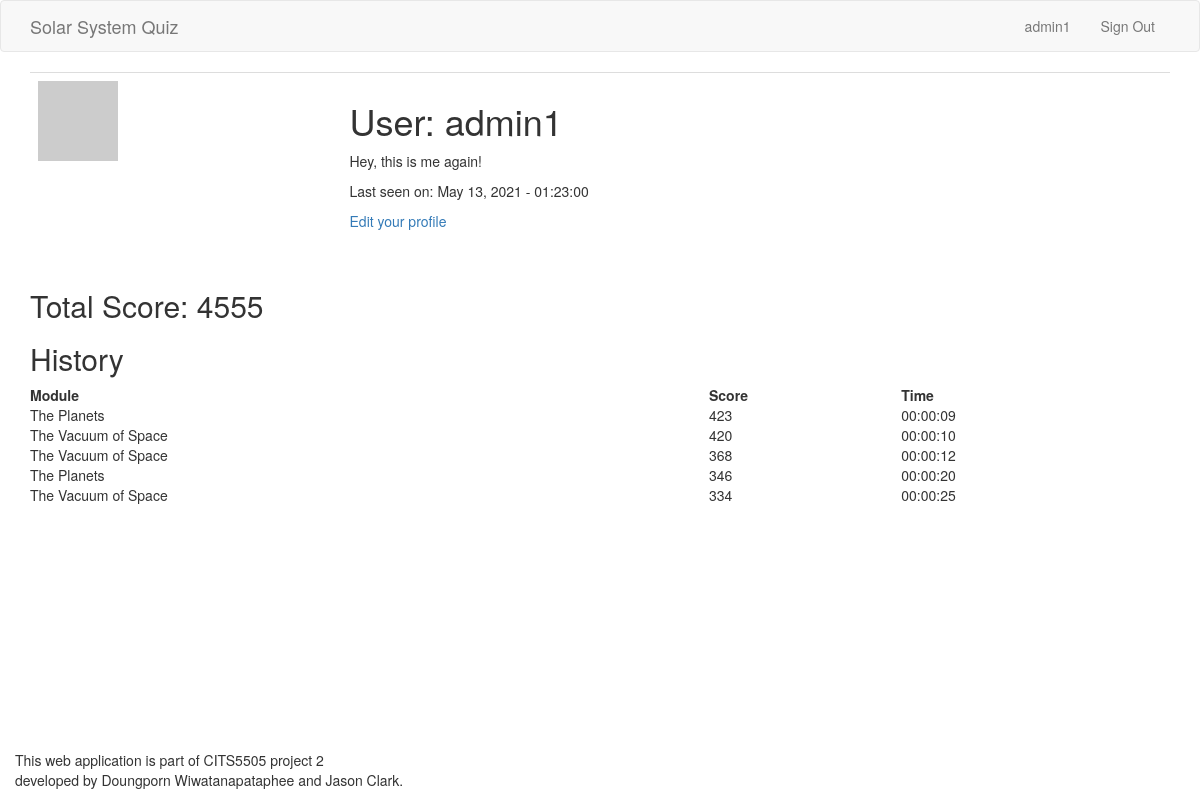
/user/admin1 (signed in), run on the app's committed database.
### app/models.py (models this page shows, shortened)
class User(UserMixin, db.Model):
    __tablename__ = 'user_table'
    id = db.Column(db.Integer, primary_key=True)
    username = db.Column(db.String(64), index=True, unique=True)
    user_type = db.Column(db.String(64))
    email = db.Column(db.String(120), index=True, unique=True)
    password_hash = db.Column(db.String(128))
    posts = db.relationship('Post', backref='author', lazy='dynamic')
    about_me = db.Column(db.String(140))
    last_seen = db.Column(db.DateTime, default=datetime.utcnow)
    score_child = db.relationship("Score", backref = 'user_parent')
    def avatar(self, size):
      digest = md5(self.email.lower().encode('utf-8')).hexdigest()
      return 'https://www.gravatar.com/avatar/{}?d=identicon&s={}'.format(digest, size)

class Score(db.Model):
    __tablename__ = 'score'
    id = db.Column(db.Integer, primary_key = True)
    user_id = db.Column(db.Integer, db.ForeignKey('user_table.id'))
    questionset_id = db.Column(db.Integer, db.ForeignKey('questionset.id'))
    score = db.Column(db.Integer)
    time_taken = db.Column(db.Time)

class QuestionSet(db.Model):
    __tablename__ = 'questionset'
    id = db.Column(db.Integer, primary_key = True)
    name = db.Column(db.String(64))
    number_of_questions = db.Column(db.Integer)
    child = db.relationship("CurrentQuestion")
    score_child = db.relationship('Score', backref= 'questionset_parent')

### app/routes.py (the view)
@app.route('/user/<username>', methods = ['GET','POST'])
def user_profile(username):
    user = User.query.filter_by(username=username).first_or_404()
    score_dict = [] # initialise module score dictionary
    total = 0       # initialise total score as zero
    user_scores = Score.query.filter_by(user_id=current_user.id).all()
    for score in user_scores:
        score_dict.append({'module': score.questionset_id}) # append scores for each learning module
        total += score.score    # add total score
        scoreSorted = Score.query.filter_by(user_id=current_user.id).order_by(Score.score.desc()).all()
    return render_template('user_profile.html', user=user, score=total, scoreSorted = scoreSorted)

### app/models.py (called while the page is built)
@login.user_loader
def load_user(id):
    return User.query.get(int(id))

### app/routes.py (called while the page is built)
@app.before_request
def before_request():
    from_zone = tz.tzutc()
    to_zone = tz.tzlocal()
    utc = datetime.utcnow()
    utc = utc.replace(tzinfo=from_zone)
    central = utc.astimezone(to_zone)   # convert to local timezone
    if current_user.is_authenticated:
        current_user.last_seen = central
        db.session.commit()

### app/templates/user_profile.html (shortened to what this page needs)
{% extends 'base.html' %}
{% block body %}
<div class="container">
<table class="table table-hover">
    <tr valign="top">
        <td><img src="{{ user.avatar(128) }}"></td>
        <td>
            <h1>User: {{ user.username }}</h1>
            {% if user.about_me %}<p>{{ user.about_me }}</p>{% endif %}
            {% if user.last_seen %}<p>Last seen on: {{ user.last_seen.strftime('%B %d, %Y - %H:%M:%S') }}</p>{% endif %}
            {% if user == current_user %}
            <p><a href="{{ url_for('edit_profile') }}">Edit your profile</a></p>
            {% endif %}
        </td>
    </tr>
</table>
</div>
<div class="container">
    <h2>Total Score: {{ score }}</h2>
    <h2>History</h2>
    <table style="width:100%;">
        <thead>
            <tr>
                <th>Module</th>
                <th>Score</th>
                <th>Time</th>
            </tr>
        </thead>
        <tbody>
        {% for score in scoreSorted %}
        {%  if loop.index <= 5  %}
            <tr>
                <td>{{ score.questionset_parent.name }}</td>
                <td>{{ score.score }}</td>
                <td>{{ score.time_taken }}</td>
            </tr>
        {% endif %}
        {% endfor %}
        </tbody>
    </table>
</div>
{% endblock %}

### app/templates/base.html (shortened to what this page needs)
<!DOCTYPE html>
<html lang="en">
<head>
    <link rel="stylesheet" href="https://maxcdn.bootstrapcdn.com/bootstrap/3.4.1/css/bootstrap.min.css">
    <link rel="stylesheet" href="https://cdnjs.cloudflare.com/ajax/libs/font-awesome/4.7.0/css/font-awesome.min.css">
</head>
<body>
    {% block navbar %}
    <nav class="navbar navbar-default">
        <div class="container">
            <div class="navbar-header">
                <a class="navbar-brand" href="{{ url_for('home') }}">Solar System Quiz</a>
            </div>
            <div class="collapse navbar-collapse" id="bs-example-navbar-collapse-1">
                <ul class="nav navbar-nav navbar-right">
                    {% if current_user.is_authenticated %}
                    <li><a href="{{ url_for('user_profile', username=current_user.username) }}">{{ current_user.username }}</a></li>
                    <li><a href="{{ url_for('logout') }}">Sign Out</a></li>
                    {% else %}
                    <li><a href="{{ url_for('login') }}">Login</a></li>
                    <li><a href="{{ url_for('register') }}">Register</a></li>
                    {% endif %}
                </ul>
            </div>
        </div>
    </nav>
    {% endblock %}
    {% block body %}{% endblock %}
    <div class="container" style='bottom:0; position:absolute; '>
        <p>This web application is part of CITS5505 project 2 <br>
           developed by Doungporn Wiwatanapataphee and Jason Clark.</p>
</body>
</html>

### data on the page
User: username "admin1", about_me "Hey, this is me again!", last_seen "May 13, 2021 - 01:23:00"
Score: questionset_parent.name "The Planets", score "423", time_taken "00:00:09"
Score: questionset_parent.name "The Vacuum of Space", score "420", time_taken "00:00:10"
Score: questionset_parent.name "The Vacuum of Space", score "368", time_taken "00:00:12"
Score: questionset_parent.name "The Planets", score "346", time_taken "00:00:20"
Score: questionset_parent.name "The Vacuum of Space", score "334", time_taken "00:00:25"

### other printed values
{{ score }} "4555"
